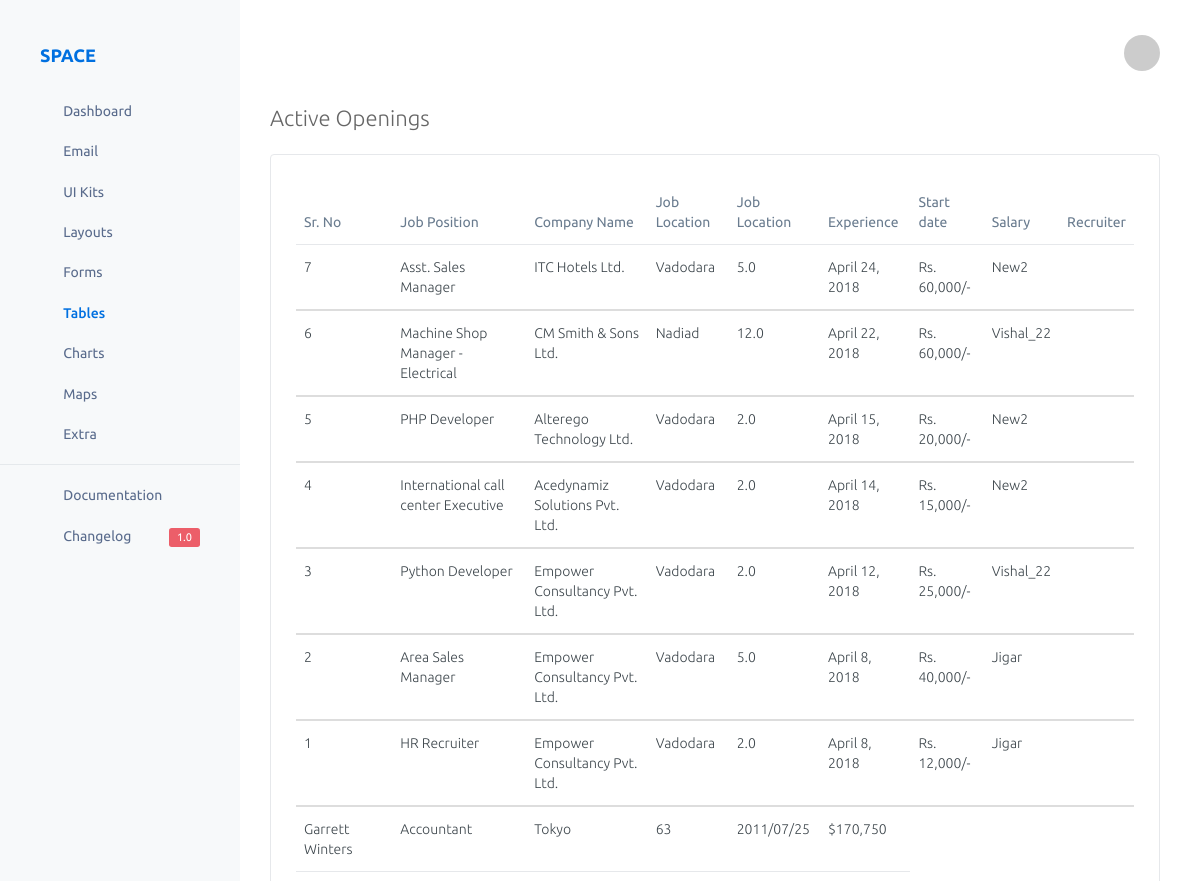
The app's page /dashboard/active-openings/ (signed in, upper part), older data.
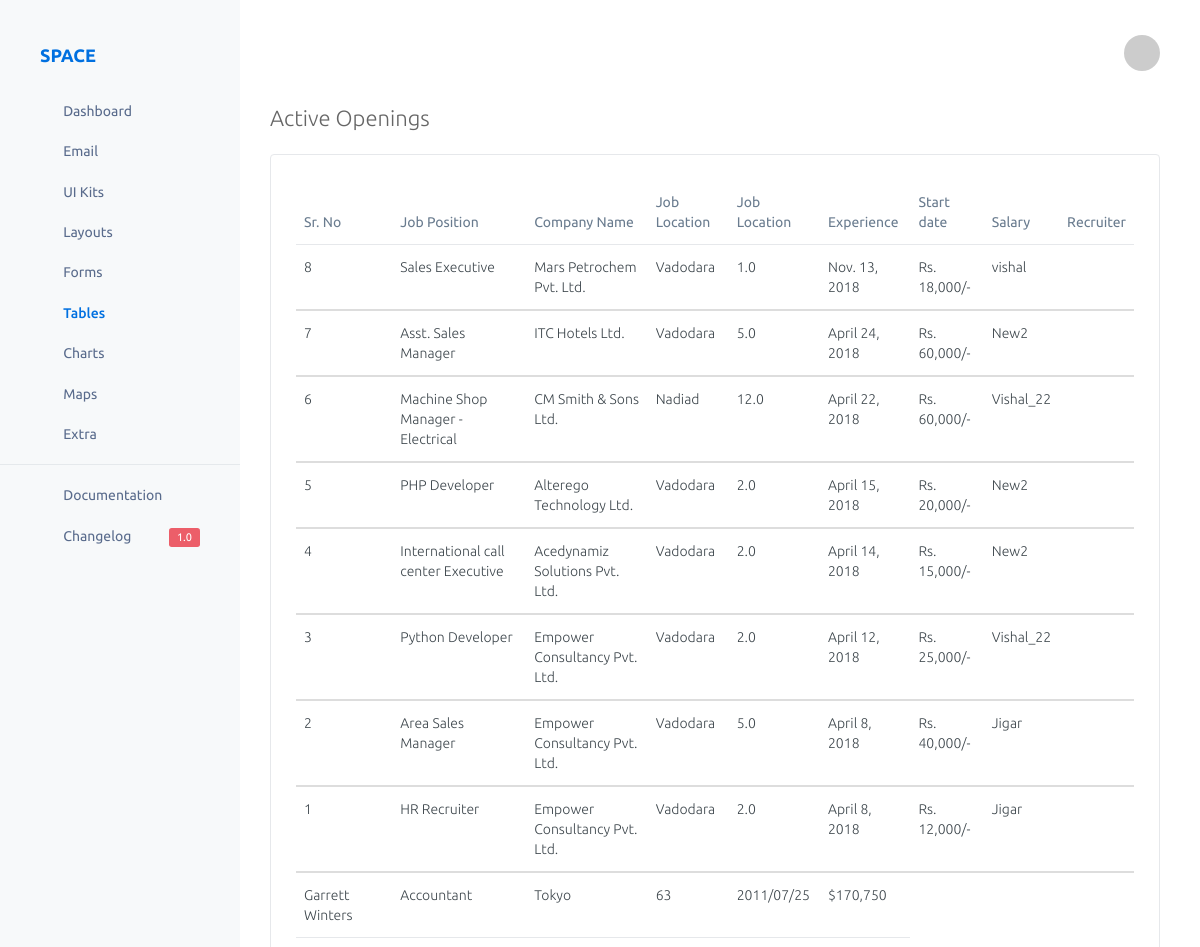
The same page, newer data.
### jobopening/models.py (models this page shows, shortened)
class Jobopening(models.Model):
    assign_recruiter = models.ForeignKey(
        AUTH_USER_MODEL,
        on_delete=models.CASCADE,
        related_name="Recruiter_Handling",
        null=True,
        blank=True,
    )
    job_title = models.CharField(max_length=50, verbose_name='Designation', editable=True)
    slug = models.SlugField(max_length=40)
    company_name = models.ForeignKey(CompanyProfile, on_delete=models.CASCADE, verbose_name='Company Name')
    job_location = models.ForeignKey(JobLocation, on_delete=models.CASCADE, verbose_name='Job Location')
    job_location_sample = models.CharField(choices=JOB_LOCATION_CHOICES, max_length=20, null=True,
                                           verbose_name='Sample Job Location')
    experience = models.DecimalField(decimal_places=1, max_digits=5, null=True, verbose_name='Experience')
    skill = models.CharField(max_length=100, verbose_name='Skills')
    qualification = models.CharField(choices=QUALIFICATION_CHOICES, max_length=100, verbose_name='Qualification')
    salary_budget = models.DecimalField(decimal_places=0, max_digits=10, null=True, verbose_name='Salary Criteria')
    referral_reward = models.DecimalField(decimal_places=0, max_digits=10, null=True, verbose_name='Referral Amount')
    industry = models.ForeignKey(Industry, null=True, blank=True)
    functional_area = models.ForeignKey(FunctionalArea, null=True, blank=True)
    default_industry = models.ForeignKey(DefaultIndustry, null=True, blank=True)
    role_category = models.CharField(max_length=50, verbose_name='Role Category')
    employment_type = models.CharField(max_length=50, verbose_name='Employment Type')
    job_description = models.TextField(verbose_name='Job Description')
    nice_to_have = models.CharField(max_length=500, verbose_name='Nice To Have', null=True)
    job_created = models.DateTimeField(auto_created=True, null=True)
    active = models.BooleanField(default=True)
    Questions = models.ManyToManyField(ApplicationQuestions, default=None, verbose_name='Application Questionnaires')
    objects = JobOpeningManager()
    tags = TaggableManager()
    class Meta:
        ordering = ["-job_created"]

class JobLocation(models.Model):
    job_location = models.CharField(max_length=20)
    slug = models.SlugField()
    def __str__(self):
        return self.job_location
    class Meta:
        ordering = ["id"]

### employer/models.py (models this page shows, shortened)
class CompanyProfile(models.Model):
    company = models.CharField(max_length=50)
    slug = models.SlugField(max_length=40)
    company_profile = models.TextField()
    company_location = models.CharField(choices=JOB_LOCATION_CHOICES, max_length=50)
    company_website = models.URLField(verbose_name='Website', default=None)
    company_date_created = models.DateTimeField(auto_created=True)
    def __str__(self):
        return self.company

### dashboard/views.py (the view)
@login_required()
def total_job_opening_list(request):
    context = {
        'job_opening_list': Jobopening.objects.all(),
    }
    return render(request, 'dashboard_admin/active_openings.html', context)

### jobopening/models.py (called while the page is built)
    def active(self):
        return self.filter(active=True)

    def get_queryset(self):
        return JobOpeningQueryset(self.model, using=self._db)

    def all(self, **kwargs):
        return self.get_queryset().active()

### dashboard/templates/dashboard_admin/active_openings.html (shortened to what this page needs)
{% extends 'dashboard_admin/employee_base.html' %}
{% load static %}
{% load staticfiles %}
{% load humanize %}
{% block content %}
    <body>
        <div class="page-container">
            <div class="page-sidebar">
                <a class="logo-box" href="index.html">
                    <span>Space</span>
                    <i class="icon-radio_button_unchecked" id="fixed-sidebar-toggle-button"></i>
                </a>
                <div class="page-sidebar-inner">
                    <div class="page-sidebar-menu">
                        <ul class="accordion-menu">
                            <li>
                                <a href="{% url 'dashboard-admin' %}">
                                    <i class="menu-icon icon-home4"></i><span>Dashboard</span>
                                </a>
                            </li>
                            <li>
                                <a href="../admin1/email.html">
                                    <i class="menu-icon icon-inbox"></i><span>Email</span>
                                </a>
                            </li>
                            <li>
                                <a href="javascript:void(0);">
                                    <i class="menu-icon icon-flash_on"></i><span>UI Kits</span><i class="accordion-icon fa fa-angle-left"></i>
                                </a>
                            </li>
                            <li>
                                <a href="javascript:void(0);">
                                    <i class="menu-icon icon-layers"></i><span>Layouts</span><i class="accordion-icon fa fa-angle-left"></i>
                                </a>
                            </li>
                            <li>
                                <a href="javascript:void(0);">
                                    <i class="menu-icon icon-code"></i><span>Forms</span><i class="accordion-icon fa fa-angle-left"></i>
                                </a>
                            </li>
                            <li class="active-page">
                                <a href="javascript:void(0);">
                                    <i class="menu-icon icon-format_list_bulleted"></i><span>Tables</span><i class="accordion-icon fa fa-angle-left"></i>
                                </a>
                            </li>
                            <li>
                                <a href="../admin1/charts.html">
                                    <i class="menu-icon icon-show_chart"></i><span>Charts</span>
                                </a>
                            </li>
                            <li>
                                <a href="javascript:void(0);">
                                    <i class="menu-icon icon-my_location"></i><span>Maps</span><i class="accordion-icon fa fa-angle-left"></i>
                                </a>
                            </li>
                            <li>
                                <a href="javascript:void(0);">
                                    <i class="menu-icon icon-star"></i><span>Extra</span><i class="accordion-icon fa fa-angle-left"></i>
                                </a>
                            </li>
                            <li class="menu-divider"></li>
                            <li>
                                <a href="index.html">
                                    <i class="menu-icon icon-help_outline"></i><span>Documentation</span>
                                </a>
                            </li>
                            <li>
                                <a href="index.html">
                                    <i class="menu-icon icon-public"></i><span>Changelog</span><span class="label label-danger">1.0</span>
                                </a>
                            </li>
                        </ul>
                    </div>
                </div>
            </div>
            <div class="page-content">
                <div class="page-header">
                    <nav class="navbar navbar-default">
                        <div class="container-fluid">
                            <div class="collapse navbar-collapse" id="bs-example-navbar-collapse-1">
                                <ul class="nav navbar-nav">
                                    <li><a href="javascript:void(0)" id="collapsed-sidebar-toggle-button"><i class="fa fa-bars"></i></a></li>
                                    <li><a href="javascript:void(0)" id="toggle-fullscreen"><i class="fa fa-expand"></i></a></li>
                                    <li><a href="javascript:void(0)" id="search-button"><i class="fa fa-search"></i></a></li>
                                </ul>
                                <ul class="nav navbar-nav navbar-right">
                                    <li><a href="javascript:void(0)" class="right-sidebar-toggle" data-sidebar-id="main-right-sidebar"><i class="fa fa-envelope"></i></a></li>
                                    <li class="dropdown">
                                        <a href="javascript:void(0)" class="dropdown-toggle" data-toggle="dropdown" role="button" aria-haspopup="true" aria-expanded="false"><i class="fa fa-bell"></i></a>
                                    </li>
                                    <li class="dropdown user-dropdown">
                                        <a href="#" class="dropdown-toggle" data-toggle="dropdown" role="button" aria-haspopup="true" aria-expanded="false"><img src="http://via.placeholder.com/36x36" alt="" class="img-circle"></a>
                                    </li>
                                </ul>
                            </div>
                        </div>
                    </nav>
                </div>
                <div class="page-inner">
                    <div class="page-title">
                        <h3 class="breadcrumb-header">Active Openings</h3>
                    </div>
                <div id="main-wrapper">
                    <div class="row">
                        <div class="col-md-12">
                            <div class="panel panel-white">
                                <div class="panel-body">
                                   <div class="table-responsive">
                                    <table id="example" class="display table" style="width: 100%; cellspacing: 0;">
                                        <thead>
                                            <tr>
                                                <th>Sr. No</th>
                                                <th>Job Position</th>
                                                <th>Company Name</th>
                                                <th>Job Location</th>
                                                <th>Job Location</th>
                                                <th>Experience</th>
                                                <th>Start date</th>
                                                <th>Salary</th>
                                                <th>Recruiter</th>
                                            </tr>
                                        </thead>
                                    {% for act in job_opening_list %}
                                        <tbody>
                                            <tr>
                                                <td> {{ act.id }}</td>
                                                <td>{{ act.job_title }}</td>
                                                <td>{{ act.company_name }}</td>
                                                <td>{{ act.job_location }}</td>
                                                <td>{{ act.experience }}</td>
                                                <td>{{ act.job_created | date }}</td>
                                                <td>Rs. {{ act.salary_budget | intcomma}}/-</td>
                                                <td> {{ act.assign_recruiter }}</td>
                                            </tr>
                                        </tbody>
                                    {% endfor %}
                                        <tbody>
                                            <tr>
                                                <td>Garrett Winters</td>
                                                <td>Accountant</td>
                                                <td>Tokyo</td>
                                                <td>63</td>
                                                <td>2011/07/25</td>
                                                <td>$170,750</td>
                                            </tr>
                                            <tr>
                                                <td>Ashton Cox</td>
                                                <td>Junior Technical Author</td>
                                                <td>San Francisco</td>
                                                <td>66</td>
                                                <td>2009/01/12</td>
                                                <td>$86,000</td>
                                            </tr>
                                        </tbody>
                                       </table>
                                    </div>
                                </div>
                            </div>
                        </div>
                    </div>
                </div>
                </div>
            </div>
        </div>
    </body>
{% endblock %}

### dashboard/templates/dashboard_admin/employee_base.html (shortened to what this page needs)
{% load static %}
{% load staticfiles %}
<!DOCTYPE html>
<html lang="en">
    <head>
        <link href="{% static 'assets/plugins/bootstrap/css/bootstrap.min.css' %}" rel="stylesheet">
        <link href="{% static 'assets/plugins/font-awesome/css/font-awesome.min.css' %}" rel="stylesheet">
        <link href="{% static 'assets/plugins/icomoon/style.css' %}" rel="stylesheet">
        <link href="{% static 'assets/plugins/uniform/css/default.css' %}" rel="stylesheet"/>
        <link href="{% static 'assets/plugins/switchery/switchery.min.css' %}" rel="stylesheet"/>
        <link href="{% static 'assets/plugins/nvd3/nv.d3.min.css' %}" rel="stylesheet">
        <link href="{% static 'assets/css/space.min.css' %}" rel="stylesheet">
        <link href="{% static 'assets/css/custom.css' %}" rel="stylesheet">
    </head>
    {% block content %}
    {% endblock %}
</html>

Row changes from the older to the newer data that the page shows:
added Jobopening: id "8", job_title "Sales Executive", company_name "Mars Petrochem Pvt. Ltd.", job_location "Vadodara", experience "1.0", job_created "Nov. 13, 2018", salary_budget "18,000", assign_recruiter "vishal"
